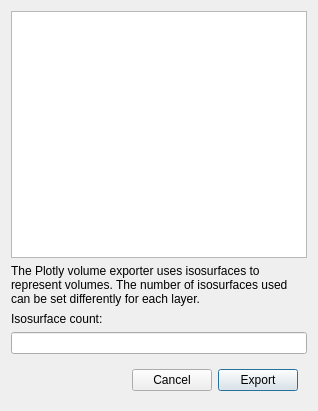
<?xml version="1.0" encoding="UTF-8"?>
<ui version="4.0">
 <class>Dialog</class>
 <widget class="QDialog" name="Dialog">
  <property name="geometry">
   <rect>
    <x>0</x>
    <y>0</y>
    <width>318</width>
    <height>411</height>
   </rect>
  </property>
  <property name="windowTitle">
   <string>Export 3D Volume</string>
  </property>
  <layout class="QGridLayout" name="gridLayout">
   <item row="4" column="0">
    <widget class="QLabel" name="label_settings_message">
     <property name="text">
      <string>The Plotly volume exporter uses isosurfaces to represent volumes. The number of isosurfaces used can be set differently for each layer. </string>
     </property>
     <property name="wordWrap">
      <bool>true</bool>
     </property>
    </widget>
   </item>
   <item row="6" column="0">
    <widget class="QLineEdit" name="valuetext_isosurface_count"/>
   </item>
   <item row="7" column="0">
    <layout class="QFormLayout" name="layer_layout"/>
   </item>
   <item row="3" column="0">
    <widget class="QListWidget" name="listsel_layer"/>
   </item>
   <item row="9" column="0">
    <widget class="QWidget" name="widget" native="true">
     <layout class="QHBoxLayout" name="horizontalLayout">
      <item>
       <spacer name="horizontalSpacer_3">
        <property name="orientation">
         <enum>Qt::Horizontal</enum>
        </property>
        <property name="sizeHint" stdset="0">
         <size>
          <width>110</width>
          <height>20</height>
         </size>
        </property>
       </spacer>
      </item>
      <item>
       <widget class="QPushButton" name="button_cancel">
        <property name="text">
         <string>Cancel</string>
        </property>
        <property name="autoDefault">
         <bool>false</bool>
        </property>
       </widget>
      </item>
      <item>
       <widget class="QPushButton" name="button_ok">
        <property name="text">
         <string>Export</string>
        </property>
        <property name="autoDefault">
         <bool>true</bool>
        </property>
       </widget>
      </item>
     </layout>
    </widget>
   </item>
   <item row="5" column="0">
    <widget class="QLabel" name="label_isosurface_count">
     <property name="text">
      <string>Isosurface count:</string>
     </property>
    </widget>
   </item>
  </layout>
 </widget>
 <resources/>
 <connections/>
</ui>
